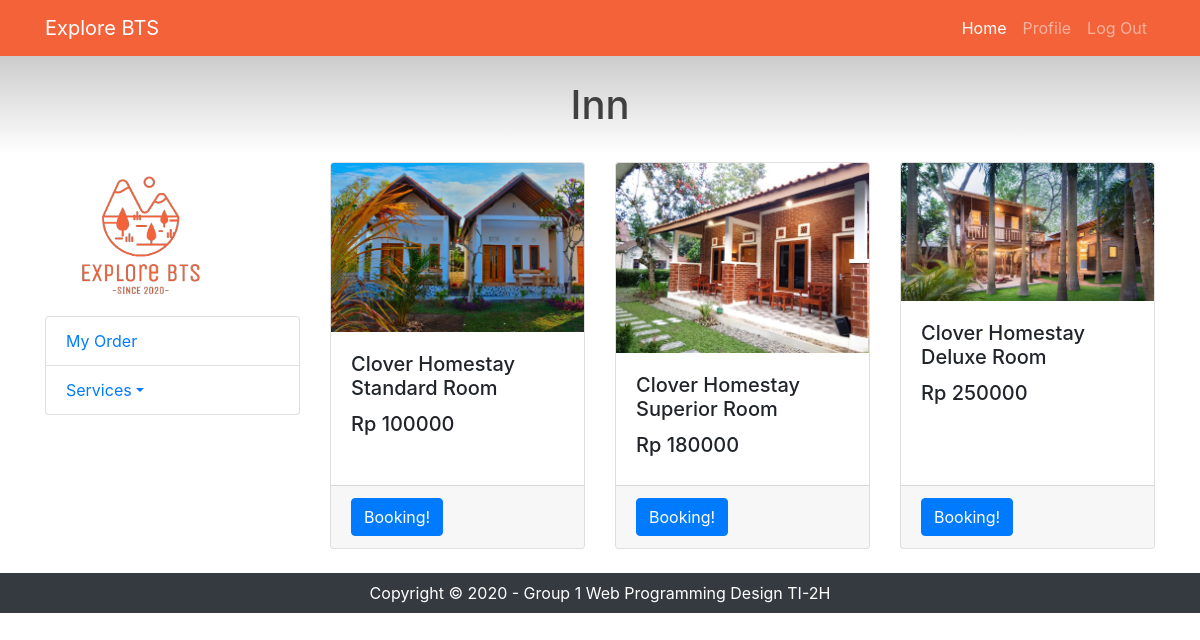
/listInn.php, run on the app's committed database.
### tables this page shows
CREATE TABLE `products` (
  `product_id` int(11) NOT NULL,
  `product_name` varchar(100) NOT NULL,
  `product_pict` varchar(255) DEFAULT 'no-picture.png',
  `category_code` char(4) NOT NULL,
  `unit_price` int(11) NOT NULL,
  `product_stock` int(11) NOT NULL,
  `vendor_id` int(11) NOT NULL,
  `product_desc` varchar(255) NOT NULL
);

### listInn.php (the view, shortened to what this page needs)
<!DOCTYPE html>
<html lang="en">
<head>
  <link href="vendor/bootstrap/css/bootstrap.min.css" rel="stylesheet">
  <link href="vendor/bootstrap/css/bootstrap.min.css" rel="stylesheet">
  <link href="css/shop-homepage.css" rel="stylesheet">
</head>
<body>
  <?php
  include 'components/navbarUser.php';
  ?>
  <h1>Inn</h1>
  <div class="container">
    <div class="row">
      <div class="col-lg-3">
        <img src="assets/logo-bts.png" width="75%">
        <div class="list-group">
          <a href="myOrder.php" class="list-group-item">My Order</a>
          <div class="list-group-item">
            <a class="dropdown-toggle" href="" data-toggle="dropdown">Services<span class="caret"></span></a>
          </div>
        </div>
      </div>
      <div class="col-lg-9">
        <div class="row">
          <?php
                include "connection.php";
                $query = "SELECT * FROM products WHERE category_code LIKE '%INN%'";
                $result = mysqli_query($connect, $query);
                if(mysqli_num_rows($result) > 0){
                while($row = mysqli_fetch_assoc($result)){
            ?>
            <div class="col-lg-4 col-md-6 mb-4">
                <div class="card h-100">
                  <img class="card-img-top" src="uploads/product_pict/<?php echo $row['product_pict'];?>" alt="">
                      <div class="card-body">
                          <h5 class="card-title"><?php echo $row['product_name'];?></h5>
                          <h5>Rp <?php echo $row['unit_price'];?></h5>
                      </div>
                      <div class="card-footer">
                          <a href="booking.php?product_id=<?php echo $row['product_id'];?>"><button type="button" class="btn btn-primary">Booking!</button></a>
                      </div>
                </div>
            </div>
          <?php
                    }
                } else{
                    echo "0 result";
                }
            ?>
        </div>
      </div>
    </div>
  </div>
    <?php
        include 'components/footer.php';
    ?>
</body>
</html>

### css/shop-homepage.css (style rules this page uses)
body { padding-top: 56px; }

### listInn.php (style rules this page uses)
h1 { padding-top: 25px; text-align: center; padding-bottom: 25px; color: #404040; background: linear-gradient(to bottom, #cccccc 0%, #ffffff 100%); }

### data on the page
products: product_pict (picture), product_name "Clover Homestay Standard Room", unit_price "100000"
products: product_pict (picture), product_name "Clover Homestay Superior Room", unit_price "180000"
products: product_pict (picture), product_name "Clover Homestay Deluxe Room", unit_price "250000"
